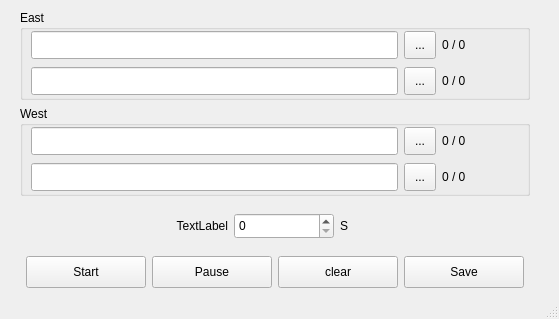
<?xml version="1.0" encoding="UTF-8"?>
<ui version="4.0">
 <class>MainWindow</class>
 <widget class="QMainWindow" name="MainWindow">
  <property name="geometry">
   <rect>
    <x>0</x>
    <y>0</y>
    <width>559</width>
    <height>319</height>
   </rect>
  </property>
  <property name="windowTitle">
   <string>MainWindow</string>
  </property>
  <widget class="QWidget" name="centralwidget">
   <widget class="QWidget" name="layoutWidget">
    <property name="geometry">
     <rect>
      <x>20</x>
      <y>10</y>
      <width>521</width>
      <height>278</height>
     </rect>
    </property>
    <layout class="QFormLayout" name="formLayout">
     <item row="0" column="0" colspan="2">
      <widget class="QGroupBox" name="groupBox">
       <property name="sizePolicy">
        <sizepolicy hsizetype="Fixed" vsizetype="Fixed">
         <horstretch>50</horstretch>
         <verstretch>90</verstretch>
        </sizepolicy>
       </property>
       <property name="minimumSize">
        <size>
         <width>510</width>
         <height>90</height>
        </size>
       </property>
       <property name="title">
        <string>East</string>
       </property>
       <widget class="QWidget" name="layoutWidget">
        <property name="geometry">
         <rect>
          <x>11</x>
          <y>21</y>
          <width>493</width>
          <height>30</height>
         </rect>
        </property>
        <layout class="QHBoxLayout" name="horizontalLayout">
         <property name="sizeConstraint">
          <enum>QLayout::SetFixedSize</enum>
         </property>
         <item>
          <widget class="QLineEdit" name="lineEdit">
           <property name="sizePolicy">
            <sizepolicy hsizetype="Fixed" vsizetype="Fixed">
             <horstretch>0</horstretch>
             <verstretch>0</verstretch>
            </sizepolicy>
           </property>
           <property name="minimumSize">
            <size>
             <width>367</width>
             <height>28</height>
            </size>
           </property>
           <property name="maximumSize">
            <size>
             <width>16777215</width>
             <height>28</height>
            </size>
           </property>
          </widget>
         </item>
         <item>
          <widget class="QToolButton" name="add_csv">
           <property name="sizePolicy">
            <sizepolicy hsizetype="Fixed" vsizetype="Fixed">
             <horstretch>0</horstretch>
             <verstretch>0</verstretch>
            </sizepolicy>
           </property>
           <property name="minimumSize">
            <size>
             <width>32</width>
             <height>28</height>
            </size>
           </property>
           <property name="maximumSize">
            <size>
             <width>32</width>
             <height>28</height>
            </size>
           </property>
           <property name="text">
            <string>...</string>
           </property>
          </widget>
         </item>
         <item>
          <widget class="QLabel" name="label">
           <property name="sizePolicy">
            <sizepolicy hsizetype="Expanding" vsizetype="Fixed">
             <horstretch>0</horstretch>
             <verstretch>0</verstretch>
            </sizepolicy>
           </property>
           <property name="minimumSize">
            <size>
             <width>80</width>
             <height>0</height>
            </size>
           </property>
           <property name="maximumSize">
            <size>
             <width>80</width>
             <height>16777215</height>
            </size>
           </property>
           <property name="text">
            <string>0 / 0</string>
           </property>
          </widget>
         </item>
        </layout>
       </widget>
       <widget class="QWidget" name="layoutWidget">
        <property name="geometry">
         <rect>
          <x>11</x>
          <y>57</y>
          <width>493</width>
          <height>30</height>
         </rect>
        </property>
        <layout class="QHBoxLayout" name="horizontalLayout_2">
         <property name="sizeConstraint">
          <enum>QLayout::SetFixedSize</enum>
         </property>
         <item>
          <widget class="QLineEdit" name="lineEdit_2">
           <property name="sizePolicy">
            <sizepolicy hsizetype="Fixed" vsizetype="Fixed">
             <horstretch>0</horstretch>
             <verstretch>0</verstretch>
            </sizepolicy>
           </property>
           <property name="minimumSize">
            <size>
             <width>367</width>
             <height>28</height>
            </size>
           </property>
           <property name="maximumSize">
            <size>
             <width>16777215</width>
             <height>28</height>
            </size>
           </property>
          </widget>
         </item>
         <item>
          <widget class="QToolButton" name="add_csv_2">
           <property name="sizePolicy">
            <sizepolicy hsizetype="Fixed" vsizetype="Fixed">
             <horstretch>0</horstretch>
             <verstretch>0</verstretch>
            </sizepolicy>
           </property>
           <property name="minimumSize">
            <size>
             <width>32</width>
             <height>28</height>
            </size>
           </property>
           <property name="maximumSize">
            <size>
             <width>32</width>
             <height>28</height>
            </size>
           </property>
           <property name="text">
            <string>...</string>
           </property>
          </widget>
         </item>
         <item>
          <widget class="QLabel" name="label_2">
           <property name="sizePolicy">
            <sizepolicy hsizetype="Expanding" vsizetype="Fixed">
             <horstretch>0</horstretch>
             <verstretch>0</verstretch>
            </sizepolicy>
           </property>
           <property name="minimumSize">
            <size>
             <width>80</width>
             <height>0</height>
            </size>
           </property>
           <property name="maximumSize">
            <size>
             <width>80</width>
             <height>16777215</height>
            </size>
           </property>
           <property name="text">
            <string>0 / 0</string>
           </property>
          </widget>
         </item>
        </layout>
       </widget>
      </widget>
     </item>
     <item row="1" column="0" colspan="2">
      <widget class="QGroupBox" name="groupBox_2">
       <property name="sizePolicy">
        <sizepolicy hsizetype="Fixed" vsizetype="Fixed">
         <horstretch>0</horstretch>
         <verstretch>0</verstretch>
        </sizepolicy>
       </property>
       <property name="minimumSize">
        <size>
         <width>510</width>
         <height>90</height>
        </size>
       </property>
       <property name="title">
        <string>West</string>
       </property>
       <widget class="QWidget" name="layoutWidget">
        <property name="geometry">
         <rect>
          <x>11</x>
          <y>21</y>
          <width>493</width>
          <height>30</height>
         </rect>
        </property>
        <property name="sizePolicy">
         <sizepolicy hsizetype="Fixed" vsizetype="Preferred">
          <horstretch>0</horstretch>
          <verstretch>0</verstretch>
         </sizepolicy>
        </property>
        <layout class="QHBoxLayout" name="horizontalLayout_3">
         <property name="sizeConstraint">
          <enum>QLayout::SetFixedSize</enum>
         </property>
         <item>
          <widget class="QLineEdit" name="lineEdit_3">
           <property name="sizePolicy">
            <sizepolicy hsizetype="Fixed" vsizetype="Fixed">
             <horstretch>0</horstretch>
             <verstretch>0</verstretch>
            </sizepolicy>
           </property>
           <property name="minimumSize">
            <size>
             <width>367</width>
             <height>28</height>
            </size>
           </property>
           <property name="maximumSize">
            <size>
             <width>16777215</width>
             <height>28</height>
            </size>
           </property>
          </widget>
         </item>
         <item>
          <widget class="QToolButton" name="add_csv_3">
           <property name="sizePolicy">
            <sizepolicy hsizetype="Fixed" vsizetype="Fixed">
             <horstretch>0</horstretch>
             <verstretch>0</verstretch>
            </sizepolicy>
           </property>
           <property name="minimumSize">
            <size>
             <width>32</width>
             <height>28</height>
            </size>
           </property>
           <property name="maximumSize">
            <size>
             <width>32</width>
             <height>28</height>
            </size>
           </property>
           <property name="text">
            <string>...</string>
           </property>
          </widget>
         </item>
         <item>
          <widget class="QLabel" name="label_3">
           <property name="sizePolicy">
            <sizepolicy hsizetype="Expanding" vsizetype="Fixed">
             <horstretch>0</horstretch>
             <verstretch>0</verstretch>
            </sizepolicy>
           </property>
           <property name="minimumSize">
            <size>
             <width>80</width>
             <height>0</height>
            </size>
           </property>
           <property name="maximumSize">
            <size>
             <width>80</width>
             <height>16777215</height>
            </size>
           </property>
           <property name="text">
            <string>0 / 0</string>
           </property>
          </widget>
         </item>
        </layout>
       </widget>
       <widget class="QWidget" name="layoutWidget">
        <property name="geometry">
         <rect>
          <x>11</x>
          <y>57</y>
          <width>493</width>
          <height>30</height>
         </rect>
        </property>
        <property name="sizePolicy">
         <sizepolicy hsizetype="Fixed" vsizetype="Preferred">
          <horstretch>0</horstretch>
          <verstretch>0</verstretch>
         </sizepolicy>
        </property>
        <layout class="QHBoxLayout" name="horizontalLayout_4">
         <property name="sizeConstraint">
          <enum>QLayout::SetFixedSize</enum>
         </property>
         <item>
          <widget class="QLineEdit" name="lineEdit_4">
           <property name="sizePolicy">
            <sizepolicy hsizetype="Fixed" vsizetype="Fixed">
             <horstretch>0</horstretch>
             <verstretch>0</verstretch>
            </sizepolicy>
           </property>
           <property name="minimumSize">
            <size>
             <width>367</width>
             <height>28</height>
            </size>
           </property>
           <property name="maximumSize">
            <size>
             <width>16777215</width>
             <height>28</height>
            </size>
           </property>
          </widget>
         </item>
         <item>
          <widget class="QToolButton" name="add_csv_4">
           <property name="sizePolicy">
            <sizepolicy hsizetype="Fixed" vsizetype="Fixed">
             <horstretch>0</horstretch>
             <verstretch>0</verstretch>
            </sizepolicy>
           </property>
           <property name="minimumSize">
            <size>
             <width>32</width>
             <height>28</height>
            </size>
           </property>
           <property name="maximumSize">
            <size>
             <width>32</width>
             <height>28</height>
            </size>
           </property>
           <property name="text">
            <string>...</string>
           </property>
          </widget>
         </item>
         <item>
          <widget class="QLabel" name="label_4">
           <property name="sizePolicy">
            <sizepolicy hsizetype="Expanding" vsizetype="Fixed">
             <horstretch>0</horstretch>
             <verstretch>0</verstretch>
            </sizepolicy>
           </property>
           <property name="minimumSize">
            <size>
             <width>80</width>
             <height>0</height>
            </size>
           </property>
           <property name="maximumSize">
            <size>
             <width>80</width>
             <height>16777215</height>
            </size>
           </property>
           <property name="text">
            <string>0 / 0</string>
           </property>
          </widget>
         </item>
        </layout>
       </widget>
      </widget>
     </item>
     <item row="3" column="1">
      <layout class="QHBoxLayout" name="horizontalLayout_5">
       <item>
        <widget class="QPushButton" name="start_emul">
         <property name="sizePolicy">
          <sizepolicy hsizetype="Fixed" vsizetype="Fixed">
           <horstretch>0</horstretch>
           <verstretch>0</verstretch>
          </sizepolicy>
         </property>
         <property name="minimumSize">
          <size>
           <width>120</width>
           <height>32</height>
          </size>
         </property>
         <property name="text">
          <string>Start</string>
         </property>
        </widget>
       </item>
       <item>
        <widget class="QPushButton" name="pauseEmul">
         <property name="sizePolicy">
          <sizepolicy hsizetype="Fixed" vsizetype="Fixed">
           <horstretch>0</horstretch>
           <verstretch>0</verstretch>
          </sizepolicy>
         </property>
         <property name="minimumSize">
          <size>
           <width>120</width>
           <height>32</height>
          </size>
         </property>
         <property name="text">
          <string>Pause</string>
         </property>
        </widget>
       </item>
       <item>
        <widget class="QPushButton" name="clear_list">
         <property name="sizePolicy">
          <sizepolicy hsizetype="Fixed" vsizetype="Fixed">
           <horstretch>0</horstretch>
           <verstretch>0</verstretch>
          </sizepolicy>
         </property>
         <property name="minimumSize">
          <size>
           <width>120</width>
           <height>32</height>
          </size>
         </property>
         <property name="text">
          <string>clear</string>
         </property>
        </widget>
       </item>
       <item>
        <widget class="QPushButton" name="clear_list_2">
         <property name="sizePolicy">
          <sizepolicy hsizetype="Fixed" vsizetype="Fixed">
           <horstretch>0</horstretch>
           <verstretch>0</verstretch>
          </sizepolicy>
         </property>
         <property name="minimumSize">
          <size>
           <width>120</width>
           <height>32</height>
          </size>
         </property>
         <property name="text">
          <string>Save</string>
         </property>
        </widget>
       </item>
      </layout>
     </item>
     <item row="2" column="1">
      <layout class="QHBoxLayout" name="horizontalLayout_6">
       <item>
        <widget class="QLabel" name="label_5">
         <property name="sizePolicy">
          <sizepolicy hsizetype="Expanding" vsizetype="MinimumExpanding">
           <horstretch>0</horstretch>
           <verstretch>0</verstretch>
          </sizepolicy>
         </property>
         <property name="text">
          <string>TextLabel</string>
         </property>
         <property name="alignment">
          <set>Qt::AlignRight|Qt::AlignTrailing|Qt::AlignVCenter</set>
         </property>
        </widget>
       </item>
       <item>
        <widget class="QSpinBox" name="spinBox">
         <property name="minimumSize">
          <size>
           <width>100</width>
           <height>26</height>
          </size>
         </property>
         <property name="maximumSize">
          <size>
           <width>100</width>
           <height>16777215</height>
          </size>
         </property>
        </widget>
       </item>
       <item>
        <widget class="QLabel" name="label_6">
         <property name="sizePolicy">
          <sizepolicy hsizetype="Expanding" vsizetype="MinimumExpanding">
           <horstretch>0</horstretch>
           <verstretch>0</verstretch>
          </sizepolicy>
         </property>
         <property name="text">
          <string>S</string>
         </property>
        </widget>
       </item>
      </layout>
     </item>
    </layout>
   </widget>
  </widget>
  <widget class="QStatusBar" name="statusbar"/>
 </widget>
 <resources/>
 <connections/>
</ui>
